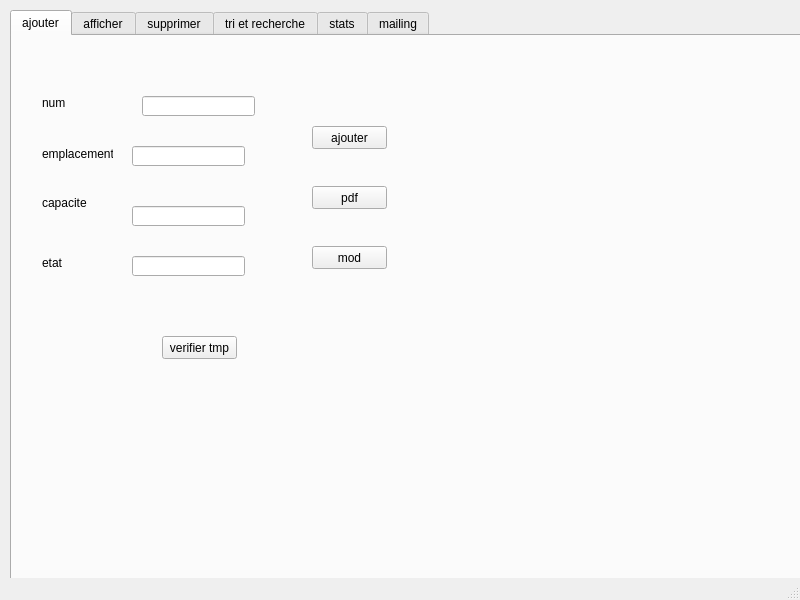
<?xml version="1.0" encoding="UTF-8"?>
<ui version="4.0">
 <class>MainWindow</class>
 <widget class="QMainWindow" name="MainWindow">
  <property name="geometry">
   <rect>
    <x>0</x>
    <y>0</y>
    <width>800</width>
    <height>600</height>
   </rect>
  </property>
  <property name="windowTitle">
   <string>MainWindow</string>
  </property>
  <widget class="QWidget" name="centralwidget">
   <widget class="QTabWidget" name="tabWidget">
    <property name="geometry">
     <rect>
      <x>10</x>
      <y>10</y>
      <width>791</width>
      <height>571</height>
     </rect>
    </property>
    <property name="currentIndex">
     <number>0</number>
    </property>
    <widget class="QWidget" name="tab">
     <attribute name="title">
      <string>ajouter</string>
     </attribute>
     <widget class="QLabel" name="label">
      <property name="geometry">
       <rect>
        <x>30</x>
        <y>60</y>
        <width>47</width>
        <height>14</height>
       </rect>
      </property>
      <property name="text">
       <string>num</string>
      </property>
     </widget>
     <widget class="QLabel" name="label_2">
      <property name="geometry">
       <rect>
        <x>30</x>
        <y>110</y>
        <width>71</width>
        <height>16</height>
       </rect>
      </property>
      <property name="text">
       <string>emplacement</string>
      </property>
     </widget>
     <widget class="QLabel" name="label_3">
      <property name="geometry">
       <rect>
        <x>30</x>
        <y>160</y>
        <width>47</width>
        <height>14</height>
       </rect>
      </property>
      <property name="text">
       <string>capacite</string>
      </property>
     </widget>
     <widget class="QLabel" name="label_4">
      <property name="geometry">
       <rect>
        <x>30</x>
        <y>220</y>
        <width>47</width>
        <height>14</height>
       </rect>
      </property>
      <property name="text">
       <string>etat</string>
      </property>
     </widget>
     <widget class="QLineEdit" name="le_num">
      <property name="geometry">
       <rect>
        <x>130</x>
        <y>60</y>
        <width>113</width>
        <height>20</height>
       </rect>
      </property>
     </widget>
     <widget class="QLineEdit" name="le_emplacement">
      <property name="geometry">
       <rect>
        <x>120</x>
        <y>110</y>
        <width>113</width>
        <height>20</height>
       </rect>
      </property>
     </widget>
     <widget class="QLineEdit" name="la_capacite">
      <property name="geometry">
       <rect>
        <x>120</x>
        <y>170</y>
        <width>113</width>
        <height>20</height>
       </rect>
      </property>
     </widget>
     <widget class="QLineEdit" name="l_etat">
      <property name="geometry">
       <rect>
        <x>120</x>
        <y>220</y>
        <width>113</width>
        <height>20</height>
       </rect>
      </property>
     </widget>
     <widget class="QPushButton" name="pb_ajouter">
      <property name="geometry">
       <rect>
        <x>300</x>
        <y>90</y>
        <width>75</width>
        <height>23</height>
       </rect>
      </property>
      <property name="text">
       <string>ajouter</string>
      </property>
     </widget>
     <widget class="QPushButton" name="pb_update">
      <property name="geometry">
       <rect>
        <x>300</x>
        <y>210</y>
        <width>75</width>
        <height>23</height>
       </rect>
      </property>
      <property name="text">
       <string>mod</string>
      </property>
     </widget>
     <widget class="QPushButton" name="PDF">
      <property name="geometry">
       <rect>
        <x>300</x>
        <y>150</y>
        <width>75</width>
        <height>23</height>
       </rect>
      </property>
      <property name="text">
       <string>pdf</string>
      </property>
     </widget>
     <widget class="QPushButton" name="tmp_butt">
      <property name="geometry">
       <rect>
        <x>150</x>
        <y>300</y>
        <width>75</width>
        <height>23</height>
       </rect>
      </property>
      <property name="text">
       <string>verifier tmp</string>
      </property>
     </widget>
    </widget>
    <widget class="QWidget" name="tab_2">
     <attribute name="title">
      <string>afficher</string>
     </attribute>
     <widget class="QTableView" name="tab_salle">
      <property name="geometry">
       <rect>
        <x>40</x>
        <y>30</y>
        <width>411</width>
        <height>251</height>
       </rect>
      </property>
     </widget>
    </widget>
    <widget class="QWidget" name="supprier">
     <attribute name="title">
      <string>supprimer</string>
     </attribute>
     <widget class="QLabel" name="label_5">
      <property name="geometry">
       <rect>
        <x>20</x>
        <y>90</y>
        <width>101</width>
        <height>20</height>
       </rect>
      </property>
      <property name="text">
       <string>num de la salle</string>
      </property>
     </widget>
     <widget class="QLineEdit" name="nsp">
      <property name="geometry">
       <rect>
        <x>160</x>
        <y>90</y>
        <width>113</width>
        <height>20</height>
       </rect>
      </property>
     </widget>
     <widget class="QPushButton" name="pb_supprimer">
      <property name="geometry">
       <rect>
        <x>230</x>
        <y>190</y>
        <width>75</width>
        <height>23</height>
       </rect>
      </property>
      <property name="text">
       <string>supprimer</string>
      </property>
     </widget>
    </widget>
    <widget class="QWidget" name="tab_3">
     <attribute name="title">
      <string>tri et recherche</string>
     </attribute>
     <widget class="QLineEdit" name="lineEdit_salle">
      <property name="geometry">
       <rect>
        <x>170</x>
        <y>50</y>
        <width>113</width>
        <height>20</height>
       </rect>
      </property>
     </widget>
     <widget class="QLabel" name="label_6">
      <property name="geometry">
       <rect>
        <x>46</x>
        <y>50</y>
        <width>91</width>
        <height>20</height>
       </rect>
      </property>
      <property name="text">
       <string>recherche par num</string>
      </property>
     </widget>
     <widget class="QLabel" name="label_7">
      <property name="geometry">
       <rect>
        <x>190</x>
        <y>110</y>
        <width>121</width>
        <height>16</height>
       </rect>
      </property>
      <property name="text">
       <string>trié par numero de salle</string>
      </property>
     </widget>
     <widget class="QPushButton" name="rech_sal">
      <property name="geometry">
       <rect>
        <x>310</x>
        <y>50</y>
        <width>75</width>
        <height>23</height>
       </rect>
      </property>
      <property name="text">
       <string>ok</string>
      </property>
     </widget>
     <widget class="QPushButton" name="tri_sal">
      <property name="geometry">
       <rect>
        <x>340</x>
        <y>110</y>
        <width>75</width>
        <height>23</height>
       </rect>
      </property>
      <property name="text">
       <string>trier</string>
      </property>
     </widget>
    </widget>
    <widget class="QWidget" name="tab_4">
     <attribute name="title">
      <string>stats</string>
     </attribute>
     <widget class="QPushButton" name="pushButton_statistique">
      <property name="geometry">
       <rect>
        <x>290</x>
        <y>90</y>
        <width>75</width>
        <height>23</height>
       </rect>
      </property>
      <property name="text">
       <string>stats</string>
      </property>
     </widget>
    </widget>
    <widget class="QWidget" name="tab_5">
     <attribute name="title">
      <string>mailing</string>
     </attribute>
     <widget class="QLineEdit" name="rcpt">
      <property name="geometry">
       <rect>
        <x>110</x>
        <y>30</y>
        <width>261</width>
        <height>20</height>
       </rect>
      </property>
     </widget>
     <widget class="QLineEdit" name="subject">
      <property name="geometry">
       <rect>
        <x>110</x>
        <y>60</y>
        <width>261</width>
        <height>20</height>
       </rect>
      </property>
     </widget>
     <widget class="QLineEdit" name="file">
      <property name="geometry">
       <rect>
        <x>110</x>
        <y>100</y>
        <width>261</width>
        <height>20</height>
       </rect>
      </property>
     </widget>
     <widget class="QLineEdit" name="mail_pass">
      <property name="geometry">
       <rect>
        <x>610</x>
        <y>30</y>
        <width>113</width>
        <height>20</height>
       </rect>
      </property>
     </widget>
     <widget class="QTextEdit" name="msg">
      <property name="geometry">
       <rect>
        <x>110</x>
        <y>150</y>
        <width>381</width>
        <height>351</height>
       </rect>
      </property>
     </widget>
     <widget class="QLabel" name="label_8">
      <property name="geometry">
       <rect>
        <x>40</x>
        <y>30</y>
        <width>61</width>
        <height>16</height>
       </rect>
      </property>
      <property name="text">
       <string>recepteur</string>
      </property>
     </widget>
     <widget class="QLabel" name="label_9">
      <property name="geometry">
       <rect>
        <x>40</x>
        <y>70</y>
        <width>47</width>
        <height>14</height>
       </rect>
      </property>
      <property name="text">
       <string>sujet</string>
      </property>
     </widget>
     <widget class="QLabel" name="label_10">
      <property name="geometry">
       <rect>
        <x>30</x>
        <y>100</y>
        <width>71</width>
        <height>20</height>
       </rect>
      </property>
      <property name="text">
       <string>attachements</string>
      </property>
     </widget>
     <widget class="QLabel" name="label_11">
      <property name="geometry">
       <rect>
        <x>40</x>
        <y>160</y>
        <width>47</width>
        <height>14</height>
       </rect>
      </property>
      <property name="text">
       <string>text:</string>
      </property>
     </widget>
     <widget class="QPushButton" name="browseBtn">
      <property name="geometry">
       <rect>
        <x>430</x>
        <y>100</y>
        <width>75</width>
        <height>23</height>
       </rect>
      </property>
      <property name="text">
       <string>browse</string>
      </property>
     </widget>
     <widget class="QPushButton" name="sendBtn">
      <property name="geometry">
       <rect>
        <x>540</x>
        <y>480</y>
        <width>75</width>
        <height>23</height>
       </rect>
      </property>
      <property name="text">
       <string>send</string>
      </property>
     </widget>
     <widget class="QLabel" name="label_12">
      <property name="geometry">
       <rect>
        <x>506</x>
        <y>30</y>
        <width>71</width>
        <height>20</height>
       </rect>
      </property>
      <property name="text">
       <string>mot de passe</string>
      </property>
     </widget>
    </widget>
   </widget>
  </widget>
  <widget class="QMenuBar" name="menubar">
   <property name="geometry">
    <rect>
     <x>0</x>
     <y>0</y>
     <width>800</width>
     <height>22</height>
    </rect>
   </property>
  </widget>
  <widget class="QStatusBar" name="statusbar"/>
 </widget>
 <resources/>
 <connections/>
</ui>
